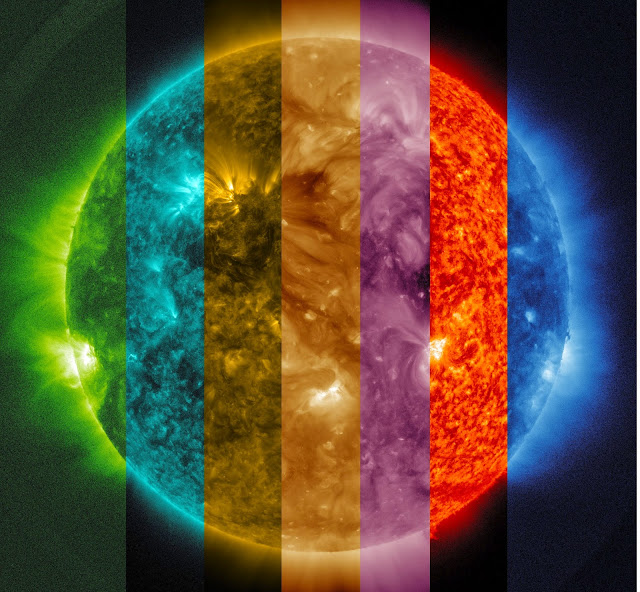
//> input picture 0.introduction/L0.1#image_change_save/image.jpg, 640 x 592 px
$ ./CannyEdgeDetector image.jpg   (built with g++ and OpenCV 4)
//> lines starting //> are read from the running program, lines starting //| are printed output that depends on the picture
#include <opencv2/highgui.hpp>
#include <opencv2/imgproc.hpp>
#include <opencv2/imgcodecs.hpp>
#include <iostream>
/*
Non-maximum suppression is applied. This removes pixels that are not considered to be part of an edge. Hence, only thin lines (candidate edges) will remain.

Hysteresis: The final step. Canny does use two thresholds (upper and lower):

	If a pixel gradient is higher than the upper threshold, the pixel is accepted as an edge
	If a pixel gradient value is below the lower threshold, then it is rejected.
	If the pixel gradient is between the two thresholds, then it will be accepted only if it is connected to a pixel that is above the upper threshold.
Canny recommended a upper:lower ratio between 2:1 and 3:1.
*/
using namespace cv;
Mat src, src_gray;
Mat dst, detected_edges;
int low_threshold;
const int max_lowThreshold = 100;
const int ratio = 3;
const int ksize = 3;
const char* window_name = "CannyDetectRatio";

void cannyThreshold(int,void *)
{
	blur(src_gray,detected_edges,Size(ksize,ksize));//noise reduction

	Canny(detected_edges,detected_edges,low_threshold,ratio*low_threshold,ksize);
	/*
	Canny	(	InputArray 	image,              /	8-bit input image.
				OutputArray 	edges,          /   output edge map; single channels 8-bit image, which has the same size as image .
				double 	threshold1,             /	first threshold for the hysteresis procedure.
				double 	threshold2,             /   second threshold for the hysteresis procedure.
				int 	apertureSize = 3,       /   aperture size for the Sobel operator.
				bool 	L2gradient = false      /   a flag, indicating whether a more accurate L2 norm =(dI/dx)2+(dI/dy)2√
				                                    should be used to calculate the image gradient magnitude ( L2gradient=true ),
													or whether the default L1 norm =|dI/dx|+|dI/dy| is enough ( L2gradient=false ).
			)
*/

	dst = Scalar::all(0);
	src.copyTo(dst,detected_edges);//the pixels is zero except edges
	imshow(window_name, dst);
}
int main(int argc, char** argv)
{
	CommandLineParser pars(argc,argv,"{@input|image.jpg|image name}");
	src = imread(samples::findFile(pars.get<String>("@input")), IMREAD_COLOR);
//> src is the input picture: 592 rows x 640 cols, CV_8UC3; mean B, G, R 57, 80.1, 91.8
	if (src.empty())
	{
		std::cout << "error accured when file reading..." << std::endl;
		std::cout << "usage :" << argv[0] << " <input image>" << std::endl;
		return EXIT_FAILURE;
	}
	dst.create(src.size(), src.type());
	cvtColor(src,src_gray,COLOR_BGR2GRAY);
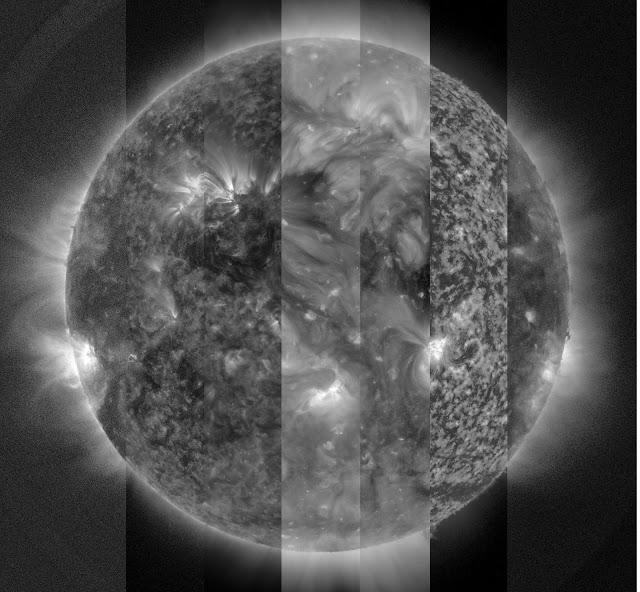
//> src_gray: 592 rows x 640 cols, CV_8UC1; min 0, max 255, mean 81
	namedWindow(window_name,WINDOW_AUTOSIZE);

	createTrackbar("Min Threshold:",window_name,&low_threshold,max_lowThreshold,cannyThreshold);
	cannyThreshold(0,0);
//> in cannyThreshold, `Canny(detected_edges,detected_edges,low_threshold,ratio*low_threshold,..`:
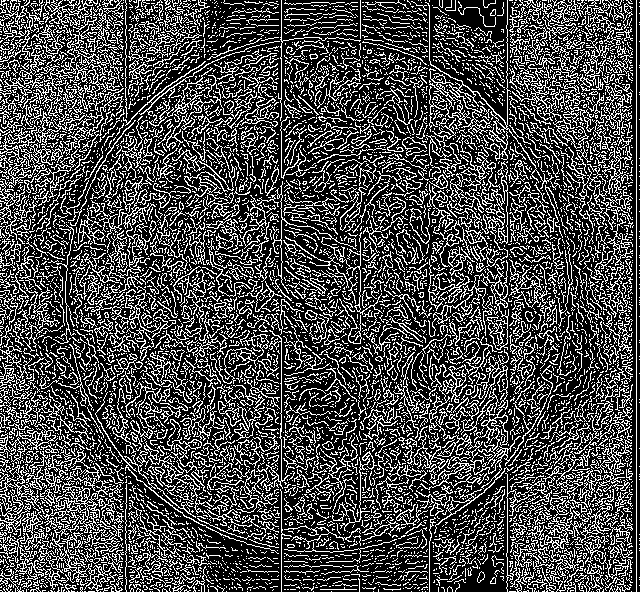
//> detected_edges: 592 rows x 640 cols, CV_8UC1; 28.9% white in thin lines or dots
//> in cannyThreshold, `src.copyTo(dst,detected_edges);`:
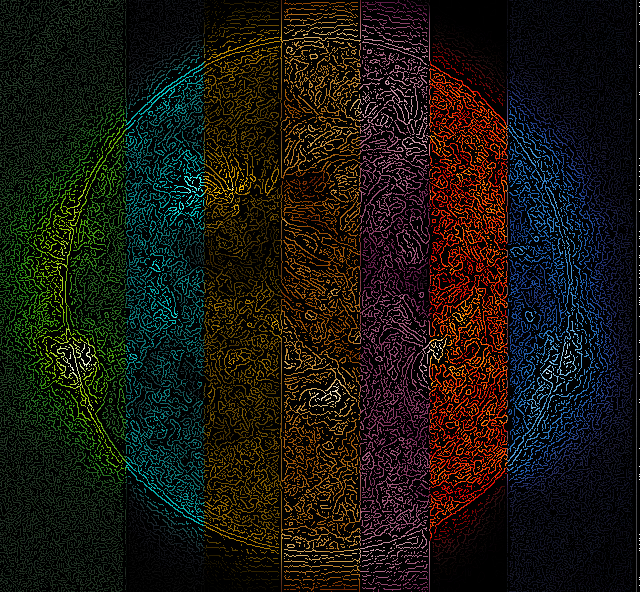
//> dst: 592 rows x 640 cols, CV_8UC3; mean B, G, R 15.8, 22.3, 25.2

	waitKey(0);

	return 0;
}
